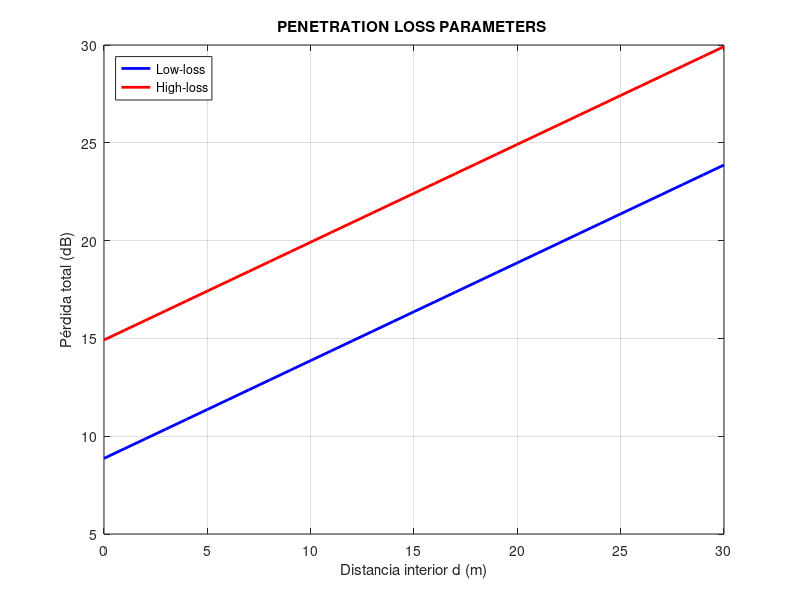

MATLAB code for this plot:
fGHz = 37;           % Frecuencia en GHz
L_glass = 2;          % Pérdida en dB por vidrio (Low-loss)
L_concrete = 5;       % Pérdida en dB por concreto
L_IRRg = 20;          % Pérdida en dB por vidrio IRR (High-loss)

d = 0:1:30;        

PLtw_low = 5 - 10 * log10(0.3 * 10.^(-L_glass/10) + 0.7 * 10.^(-L_concrete/10));
PLtw_high = 5 - 10 * log10(0.7 * 10.^(-L_IRRg/10) + 0.3 * 10.^(-L_concrete/10));
PLin = 0.5 * d;     
PL_LowLoss = PLtw_low + PLin;
PL_HighLoss = PLtw_high + PLin;

figure;
plot(d, PL_LowLoss, 'b-', 'LineWidth', 2); hold on;
plot(d, PL_HighLoss, 'r-', 'LineWidth', 2);
grid on;
xlabel('Distancia interior d (m)');
ylabel('Pérdida total (dB)');
title('PENETRATION LOSS PARAMETERS ');
legend('Low-loss', 'High-loss', 'Location', 'northwest');
